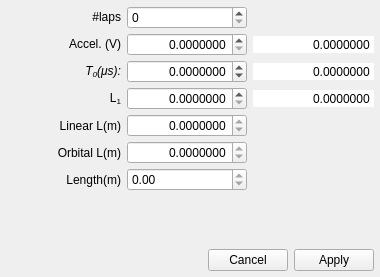
<?xml version="1.0" encoding="UTF-8"?>
<ui version="4.0">
 <class>infitofwidgets::ScanLawForm</class>
 <widget class="QWidget" name="infitofwidgets::ScanLawForm">
  <property name="geometry">
   <rect>
    <x>0</x>
    <y>0</y>
    <width>380</width>
    <height>277</height>
   </rect>
  </property>
  <property name="windowTitle">
   <string>Form</string>
  </property>
  <layout class="QVBoxLayout" name="verticalLayout">
   <property name="spacing">
    <number>4</number>
   </property>
   <property name="leftMargin">
    <number>0</number>
   </property>
   <property name="topMargin">
    <number>6</number>
   </property>
   <property name="rightMargin">
    <number>6</number>
   </property>
   <property name="bottomMargin">
    <number>6</number>
   </property>
   <item>
    <layout class="QGridLayout" name="gridLayout">
     <property name="horizontalSpacing">
      <number>6</number>
     </property>
     <property name="verticalSpacing">
      <number>4</number>
     </property>
     <item row="5" column="0">
      <widget class="QLabel" name="label_4">
       <property name="text">
        <string>Linear L(m)</string>
       </property>
       <property name="alignment">
        <set>Qt::AlignRight|Qt::AlignTrailing|Qt::AlignVCenter</set>
       </property>
      </widget>
     </item>
     <item row="0" column="1">
      <widget class="QSpinBox" name="spinBox">
       <property name="maximum">
        <number>999</number>
       </property>
      </widget>
     </item>
     <item row="3" column="1">
      <widget class="QDoubleSpinBox" name="doubleSpinBox_TDelay">
       <property name="alignment">
        <set>Qt::AlignRight|Qt::AlignTrailing|Qt::AlignVCenter</set>
       </property>
       <property name="decimals">
        <number>7</number>
       </property>
       <property name="minimum">
        <double>-100.000000000000000</double>
       </property>
       <property name="maximum">
        <double>1000.000000000000000</double>
       </property>
       <property name="singleStep">
        <double>0.000010000000000</double>
       </property>
      </widget>
     </item>
     <item row="3" column="0">
      <widget class="QLabel" name="label_5">
       <property name="text">
        <string>&lt;html&gt;&lt;head/&gt;&lt;body&gt;&lt;p&gt;&lt;span style=&quot; font-style:italic;&quot;&gt;T&lt;/span&gt;&lt;span style=&quot; font-style:italic; vertical-align:sub;&quot;&gt;0&lt;/span&gt;&lt;span style=&quot; font-style:italic;&quot;&gt;(μs):&lt;/span&gt;&lt;/p&gt;&lt;/body&gt;&lt;/html&gt;</string>
       </property>
       <property name="textFormat">
        <enum>Qt::RichText</enum>
       </property>
       <property name="alignment">
        <set>Qt::AlignRight|Qt::AlignTrailing|Qt::AlignVCenter</set>
       </property>
      </widget>
     </item>
     <item row="2" column="1">
      <widget class="QDoubleSpinBox" name="doubleSpinBox_AcclVoltage">
       <property name="alignment">
        <set>Qt::AlignRight|Qt::AlignTrailing|Qt::AlignVCenter</set>
       </property>
       <property name="decimals">
        <number>7</number>
       </property>
       <property name="maximum">
        <double>200000.000000000000000</double>
       </property>
       <property name="singleStep">
        <double>1.000000000000000</double>
       </property>
      </widget>
     </item>
     <item row="0" column="0">
      <widget class="QLabel" name="label">
       <property name="text">
        <string>#laps</string>
       </property>
       <property name="textFormat">
        <enum>Qt::RichText</enum>
       </property>
       <property name="alignment">
        <set>Qt::AlignRight|Qt::AlignTrailing|Qt::AlignVCenter</set>
       </property>
      </widget>
     </item>
     <item row="2" column="0">
      <widget class="QLabel" name="label_2">
       <property name="text">
        <string>Accel. (V)</string>
       </property>
       <property name="textFormat">
        <enum>Qt::RichText</enum>
       </property>
       <property name="alignment">
        <set>Qt::AlignRight|Qt::AlignTrailing|Qt::AlignVCenter</set>
       </property>
      </widget>
     </item>
     <item row="8" column="1">
      <spacer name="verticalSpacer">
       <property name="orientation">
        <enum>Qt::Vertical</enum>
       </property>
       <property name="sizeHint" stdset="0">
        <size>
         <width>20</width>
         <height>40</height>
        </size>
       </property>
      </spacer>
     </item>
     <item row="7" column="0">
      <widget class="QLabel" name="label_3">
       <property name="text">
        <string>Length(m)</string>
       </property>
       <property name="alignment">
        <set>Qt::AlignRight|Qt::AlignTrailing|Qt::AlignVCenter</set>
       </property>
      </widget>
     </item>
     <item row="6" column="0">
      <widget class="QLabel" name="label_6">
       <property name="text">
        <string>Orbital L(m)</string>
       </property>
       <property name="alignment">
        <set>Qt::AlignRight|Qt::AlignTrailing|Qt::AlignVCenter</set>
       </property>
      </widget>
     </item>
     <item row="6" column="1">
      <widget class="QDoubleSpinBox" name="doubleSpinBox_OrbitalLength">
       <property name="frame">
        <bool>true</bool>
       </property>
       <property name="alignment">
        <set>Qt::AlignRight|Qt::AlignTrailing|Qt::AlignVCenter</set>
       </property>
       <property name="readOnly">
        <bool>true</bool>
       </property>
       <property name="buttonSymbols">
        <enum>QAbstractSpinBox::UpDownArrows</enum>
       </property>
       <property name="keyboardTracking">
        <bool>false</bool>
       </property>
       <property name="decimals">
        <number>7</number>
       </property>
       <property name="maximum">
        <double>1000.000000000000000</double>
       </property>
      </widget>
     </item>
     <item row="5" column="1">
      <widget class="QDoubleSpinBox" name="doubleSpinBox_LinearLength">
       <property name="frame">
        <bool>true</bool>
       </property>
       <property name="alignment">
        <set>Qt::AlignRight|Qt::AlignTrailing|Qt::AlignVCenter</set>
       </property>
       <property name="readOnly">
        <bool>true</bool>
       </property>
       <property name="buttonSymbols">
        <enum>QAbstractSpinBox::UpDownArrows</enum>
       </property>
       <property name="keyboardTracking">
        <bool>false</bool>
       </property>
       <property name="decimals">
        <number>7</number>
       </property>
       <property name="maximum">
        <double>1000.000000000000000</double>
       </property>
      </widget>
     </item>
     <item row="7" column="1">
      <widget class="QDoubleSpinBox" name="doubleSpinBox_Length">
       <property name="frame">
        <bool>true</bool>
       </property>
       <property name="readOnly">
        <bool>true</bool>
       </property>
       <property name="buttonSymbols">
        <enum>QAbstractSpinBox::UpDownArrows</enum>
       </property>
       <property name="keyboardTracking">
        <bool>false</bool>
       </property>
       <property name="maximum">
        <double>2000.000000000000000</double>
       </property>
      </widget>
     </item>
     <item row="4" column="0">
      <widget class="QLabel" name="label_7">
       <property name="text">
        <string>L&lt;sub&gt;1&lt;/sub&gt;</string>
       </property>
       <property name="alignment">
        <set>Qt::AlignRight|Qt::AlignTrailing|Qt::AlignVCenter</set>
       </property>
      </widget>
     </item>
     <item row="4" column="1">
      <widget class="QDoubleSpinBox" name="doubleSpinBox_L1">
       <property name="alignment">
        <set>Qt::AlignRight|Qt::AlignTrailing|Qt::AlignVCenter</set>
       </property>
       <property name="keyboardTracking">
        <bool>false</bool>
       </property>
       <property name="decimals">
        <number>7</number>
       </property>
       <property name="singleStep">
        <double>0.000100000000000</double>
       </property>
      </widget>
     </item>
     <item row="2" column="2">
      <widget class="QDoubleSpinBox" name="doubleSpinBox_AcclVoltage0">
       <property name="frame">
        <bool>false</bool>
       </property>
       <property name="alignment">
        <set>Qt::AlignRight|Qt::AlignTrailing|Qt::AlignVCenter</set>
       </property>
       <property name="readOnly">
        <bool>true</bool>
       </property>
       <property name="buttonSymbols">
        <enum>QAbstractSpinBox::NoButtons</enum>
       </property>
       <property name="keyboardTracking">
        <bool>false</bool>
       </property>
       <property name="decimals">
        <number>7</number>
       </property>
       <property name="maximum">
        <double>200000.000000000000000</double>
       </property>
      </widget>
     </item>
     <item row="3" column="2">
      <widget class="QDoubleSpinBox" name="doubleSpinBox_TDelay0">
       <property name="frame">
        <bool>false</bool>
       </property>
       <property name="alignment">
        <set>Qt::AlignRight|Qt::AlignTrailing|Qt::AlignVCenter</set>
       </property>
       <property name="readOnly">
        <bool>true</bool>
       </property>
       <property name="buttonSymbols">
        <enum>QAbstractSpinBox::NoButtons</enum>
       </property>
       <property name="keyboardTracking">
        <bool>false</bool>
       </property>
       <property name="decimals">
        <number>7</number>
       </property>
       <property name="maximum">
        <double>1000.000000000000000</double>
       </property>
      </widget>
     </item>
     <item row="4" column="2">
      <widget class="QDoubleSpinBox" name="doubleSpinBox_L10">
       <property name="frame">
        <bool>false</bool>
       </property>
       <property name="alignment">
        <set>Qt::AlignRight|Qt::AlignTrailing|Qt::AlignVCenter</set>
       </property>
       <property name="readOnly">
        <bool>true</bool>
       </property>
       <property name="buttonSymbols">
        <enum>QAbstractSpinBox::NoButtons</enum>
       </property>
       <property name="keyboardTracking">
        <bool>false</bool>
       </property>
       <property name="decimals">
        <number>7</number>
       </property>
       <property name="maximum">
        <double>1000.000000000000000</double>
       </property>
      </widget>
     </item>
    </layout>
   </item>
   <item>
    <widget class="QDialogButtonBox" name="buttonBox">
     <property name="standardButtons">
      <set>QDialogButtonBox::Apply|QDialogButtonBox::Cancel</set>
     </property>
    </widget>
   </item>
  </layout>
 </widget>
 <resources/>
 <connections/>
</ui>
